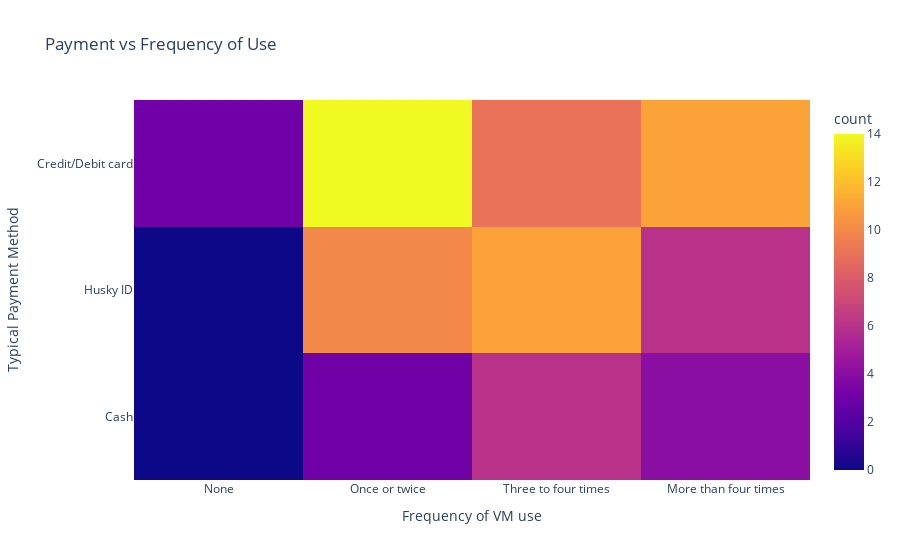

The cell this chart's notebook holds for it:
### Code cell
# Vis 6 - Heatmap
fig6 = px.density_heatmap(data_frame=temp_csv, x='Q4', y='Q8', nbinsx=50, nbinsy=50, category_orders={'Q4': ['None', 'Once or twice', 'Three to four times', 'More than four times'], 'Q8': [
                          'Credit/Debit card', 'Husky ID', 'Cash']}, labels=dict(Q8="Typical Payment Method", Q4='Frequency of VM use'), title='Payment vs Frequency of Use')
fig6.show()

### Figure 1 — Plotly figure (JSON) as saved in the notebook; plotly's stock layout.template omitted (floating-point values rounded to 4 significant figures)
{"data": [{"coloraxis": "coloraxis", "hovertemplate": "Frequency of VM use=%{x}<br>Typical Payment Method=%{y}<br>count=%{z}<extra></extra>", "name": "", "nbinsx": 50, "nbinsy": 50, "type": "histogram2d", "x": ["Once or twice", "Once or twice", "Once or twice", "Once or twice", "Once or twice", "None", "Three to four times", "Once or twice", "Once or twice", "Once or twice", "Three to four times", "None", "Once or twice", "Once or twice", "Once or twice", "None", "Once or twice", "Three to four times", "More than four times", "Once or twice", "Three to four times", "More than four times", "More than four times", "More than four times", "Once or twice", "Once or twice", "Three to four times", "Once or twice", "More than four times", "Three to four times", "More than four times", "Once or twice", "More than four times", "Three to four times", "Three to four times", "Three to four times", "More than four times", "More than four times", "More than four times", "More than four times", "Three to four times", "More than four times", "More than four times", "Once or twice", "Once or twice", "More than four times", "Three to four times", "Once or twice", "Three to four times", "Three to four times", "Once or twice", "More than four times", "Once or twice", "Three to four times", "Once or twice", "More than four times", "More than four times", "Three to four times", "Three to four times", "Once or twice", "Three to four times", "Once or twice", "Three to four times", "Once or twice", "Three to four times", "Three to four times", "More than four times", "Three to four times", "More than four times", "Three to four times", "More than four times", "Once or twice", "Three to four times", "More than four times", "Three to four times", "Three to four times", "Three to four times"], "xaxis": "x", "xbingroup": "x", "y": ["Husky ID", "Credit/Debit card", "Credit/Debit card", "Husky ID", "Credit/Debit card", "Credit/Debit card", "Husky ID", "Husky ID", "Credit/Debit card", "Husky ID", "Husky ID", "Credit/Debit card", "Credit/Debit card", "Credit/Debit card", "Husky ID", "Credit/Debit card", "Credit/Debit card", "Cash", "Husky ID", "Credit/Debit card", "Husky ID", "Cash", "Credit/Debit card", "Credit/Debit card", "Husky ID", "Husky ID", "Credit/Debit card", "Credit/Debit card", "Cash", "Credit/Debit card", "Credit/Debit card", "Husky ID", "Credit/Debit card", "Credit/Debit card", "Husky ID", "Credit/Debit card", "Credit/Debit card", "Credit/Debit card", "Credit/Debit card", "Cash", "Husky ID", "Credit/Debit card", "Husky ID", "Credit/Debit card", "Husky ID", "Credit/Debit card", "Cash", "Credit/Debit card", "Cash", "Husky ID", "Cash", "Credit/Debit card", "Cash", "Husky ID", "Credit/Debit card", "Husky ID", "Husky ID", "Husky ID", "Credit/Debit card", "Cash", "Credit/Debit card", "Credit/Debit card", "Husky ID", "Credit/Debit card", "Credit/Debit card", "Husky ID", "Credit/Debit card", "Cash", "Cash", "Credit/Debit card", "Husky ID", "Husky ID", "Cash", "Husky ID", "Cash", "Credit/Debit card", "Husky ID"], "yaxis": "y", "ybingroup": "y"}], "layout": {"coloraxis": {"colorbar": {"title": {"text": "count"}}, "colorscale": [[0, "#0d0887"], [0.1111, "#46039f"], [0.2222, "#7201a8"], [0.3333, "#9c179e"], [0.4444, "#bd3786"], [0.5556, "#d8576b"], [0.6667, "#ed7953"], [0.7778, "#fb9f3a"], [0.8889, "#fdca26"], [1, "#f0f921"]]}, "legend": {"tracegroupgap": 0}, "title": {"text": "Payment vs Frequency of Use"}, "xaxis": {"anchor": "y", "categoryarray": ["None", "Once or twice", "Three to four times", "More than four times"], "categoryorder": "array", "domain": [0, 1], "title": {"text": "Frequency of VM use"}}, "yaxis": {"anchor": "x", "categoryarray": ["Cash", "Husky ID", "Credit/Debit card"], "categoryorder": "array", "domain": [0, 1], "title": {"text": "Typical Payment Method"}}}}
